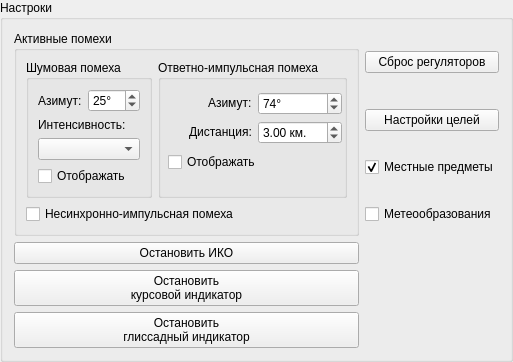
       <widget class="QGroupBox" name="BoxIndicatorsSettings">
        <property name="title">
         <string>Настроки</string>
        </property>
        <layout class="QGridLayout" name="gridLayout_91">
         <item row="0" column="0" rowspan="4">
          <widget class="QGroupBox" name="BoxActiveTrashSettings">
           <property name="title">
            <string>Активные помехи</string>
           </property>
           <layout class="QGridLayout" name="gridLayout_90">
            <item row="0" column="0">
             <layout class="QGridLayout" name="gridLayout_89">
              <item row="0" column="0">
               <layout class="QGridLayout" name="gridLayout_88">
                <item row="0" column="0">
                 <widget class="QGroupBox" name="BoxActiveNoiseTrash">
                  <property name="title">
                   <string>Шумовая помеха</string>
                  </property>
                  <layout class="QGridLayout" name="gridLayout_84">
                   <item row="0" column="0">
                    <layout class="QGridLayout" name="gridLayout_81">
                     <item row="0" column="0">
                      <layout class="QFormLayout" name="formLayout">
                       <item row="0" column="0">
                        <widget class="QLabel" name="LabelActiveNoiseAzimuth">
                         <property name="text">
                          <string>Азимут:</string>
                         </property>
                        </widget>
                       </item>
                       <item row="0" column="1">
                        <widget class="QSpinBox" name="InputActiveNoiseAzimuth">
                         <property name="suffix">
                          <string>°</string>
                         </property>
                         <property name="maximum">
                          <number>360</number>
                         </property>
                         <property name="value">
                          <number>25</number>
                         </property>
                        </widget>
                       </item>
                      </layout>
                     </item>
                     <item row="1" column="0">
                      <widget class="QLabel" name="LabelActiveNoiseIntensity">
                       <property name="text">
                        <string>Интенсивность:</string>
                       </property>
                      </widget>
                     </item>
                     <item row="2" column="0">
                      <widget class="QComboBox" name="SelectActiveNoiseIntensity">
                       <property name="cursor">
                        <cursorShape>PointingHandCursor</cursorShape>
                       </property>
                      </widget>
                     </item>
                     <item row="3" column="0">
                      <widget class="QCheckBox" name="CheckActiveNoiseShow">
                       <property name="cursor">
                        <cursorShape>PointingHandCursor</cursorShape>
                       </property>
                       <property name="text">
                        <string>Отображать</string>
                       </property>
                      </widget>
                     </item>
                    </layout>
                   </item>
                  </layout>
                 </widget>
                </item>
                <item row="0" column="1">
                 <widget class="QGroupBox" name="BoxActiveAnswerTrash">
                  <property name="title">
                   <string>Ответно-импульсная помеха</string>
                  </property>
                  <widget class="QWidget" name="layoutWidget">
                   <property name="geometry">
                    <rect>
                     <x>10</x>
                     <y>30</y>
                     <width>174</width>
                     <height>85</height>
                    </rect>
                   </property>
                   <layout class="QGridLayout" name="gridLayout_87">
                    <item row="0" column="0">
                     <layout class="QGridLayout" name="gridLayout_86">
                      <item row="0" column="0" alignment="Qt::AlignRight|Qt::AlignVCenter">
                       <widget class="QLabel" name="LabelActiveAnswerAzimuth">
                        <property name="text">
                         <string>Азимут:</string>
                        </property>
                       </widget>
                      </item>
                      <item row="0" column="1">
                       <widget class="QSpinBox" name="InputActiveAnswerAzimuth">
                        <property name="suffix">
                         <string>°</string>
                        </property>
                        <property name="maximum">
                         <number>360</number>
                        </property>
                        <property name="value">
                         <number>74</number>
                        </property>
                       </widget>
                      </item>
                      <item row="1" column="0" alignment="Qt::AlignRight|Qt::AlignVCenter">
                       <widget class="QLabel" name="LabelActiveAnswerDistance">
                        <property name="text">
                         <string>Дистанция:</string>
                        </property>
                       </widget>
                      </item>
                      <item row="1" column="1">
                       <widget class="QDoubleSpinBox" name="InputActiveAnswerDistance">
                        <property name="suffix">
                         <string> км.</string>
                        </property>
                        <property name="value">
                         <double>3.000000000000000</double>
                        </property>
                       </widget>
                      </item>
                     </layout>
                    </item>
                    <item row="1" column="0">
                     <widget class="QCheckBox" name="CheckActiveAnswerShow">
                      <property name="cursor">
                       <cursorShape>PointingHandCursor</cursorShape>
                      </property>
                      <property name="text">
                       <string>Отображать</string>
                      </property>
                     </widget>
                    </item>
                   </layout>
                  </widget>
                 </widget>
                </item>
               </layout>
              </item>
              <item row="1" column="0">
               <widget class="QCheckBox" name="CheckActiveInSyncShow">
                <property name="cursor">
                 <cursorShape>PointingHandCursor</cursorShape>
                </property>
                <property name="text">
                 <string>Несинхронно-импульсная помеха</string>
                </property>
               </widget>
              </item>
             </layout>
            </item>
           </layout>
          </widget>
         </item>
         <item row="0" column="1">
          <widget class="QPushButton" name="ButtonResetLevers">
           <property name="cursor">
            <cursorShape>PointingHandCursor</cursorShape>
           </property>
           <property name="text">
            <string>Сброс регуляторов</string>
           </property>
          </widget>
         </item>
         <item row="1" column="1">
          <widget class="QPushButton" name="SetTargetsSettings">
           <property name="cursor">
            <cursorShape>PointingHandCursor</cursorShape>
           </property>
           <property name="text">
            <string>Настройки целей</string>
           </property>
          </widget>
         </item>
         <item row="2" column="1">
          <widget class="QCheckBox" name="CheckShowLocalItems">
           <property name="cursor">
            <cursorShape>PointingHandCursor</cursorShape>
           </property>
           <property name="text">
            <string>Местные предметы</string>
           </property>
           <property name="checked">
            <bool>true</bool>
           </property>
          </widget>
         </item>
         <item row="3" column="1">
          <widget class="QCheckBox" name="CheckShowMeteo">
           <property name="cursor">
            <cursorShape>PointingHandCursor</cursorShape>
           </property>
           <property name="text">
            <string>Метеообразования</string>
           </property>
          </widget>
         </item>
         <item row="4" column="0">
          <layout class="QGridLayout" name="gridLayout_93">
           <item row="0" column="0">
            <widget class="QPushButton" name="ChangeMainLocatorState">
             <property name="sizePolicy">
              <sizepolicy hsizetype="Preferred" vsizetype="Preferred">
               <horstretch>0</horstretch>
               <verstretch>0</verstretch>
              </sizepolicy>
             </property>
             <property name="cursor">
              <cursorShape>PointingHandCursor</cursorShape>
             </property>
             <property name="text">
              <string>Остановить ИКО</string>
             </property>
            </widget>
           </item>
           <item row="1" column="0">
            <widget class="QPushButton" name="ChangeTopState">
             <property name="sizePolicy">
              <sizepolicy hsizetype="Preferred" vsizetype="Preferred">
               <horstretch>0</horstretch>
               <verstretch>0</verstretch>
              </sizepolicy>
             </property>
             <property name="cursor">
              <cursorShape>PointingHandCursor</cursorShape>
             </property>
             <property name="text">
              <string>Остановить
курсовой индикатор</string>
             </property>
            </widget>
           </item>
           <item row="2" column="0">
            <widget class="QPushButton" name="ChangeRightState">
             <property name="sizePolicy">
              <sizepolicy hsizetype="Preferred" vsizetype="Preferred">
               <horstretch>0</horstretch>
               <verstretch>0</verstretch>
              </sizepolicy>
             </property>
             <property name="cursor">
              <cursorShape>PointingHandCursor</cursorShape>
             </property>
             <property name="text">
              <string>Остановить
глиссадный индикатор</string>
             </property>
            </widget>
           </item>
          </layout>
         </item>
        </layout>
       </widget>
